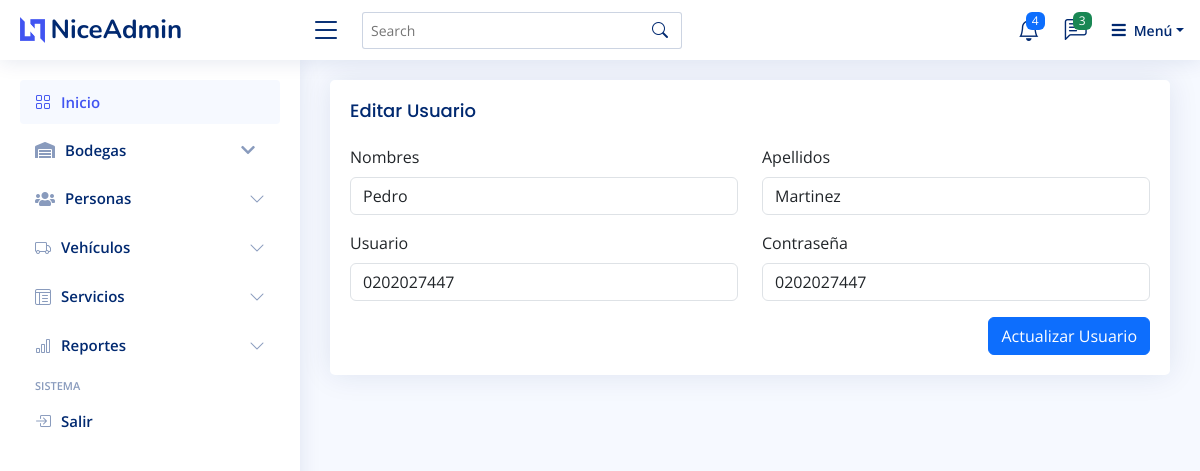
/app/?p=editar_usuario&id=2 (signed in), run on the app's committed database.
### tables this page shows
CREATE TABLE `usuarios` (
  `id_usuario` int(11) NOT NULL,
  `nombres` varchar(200) NOT NULL,
  `apellidos` varchar(200) NOT NULL,
  `username` varchar(250) NOT NULL,
  `password` varchar(250) NOT NULL,
  `nivel` int(1) NOT NULL
);

### app/editar_usuario.php (the view, shortened to what this page needs)
<?php
include_once 'conexion.php';
if(isset($_GET['id'])){
    $id = $_GET['id'];
    $sql = "SELECT * FROM usuarios WHERE id_usuario = ?";
    $query = $pdo->prepare($sql);
    $query->execute(array($id));
    $resultado = $query->fetch();
}
?>
<main id="main" class="main">
    <section class="section">
        <div class="row">
            <div class="col-lg-12">
                <div class="card">
                    <div class="card-body">
                        <h5 class="card-title">Editar Usuario</h5>
                        <form action="?p=editar_usuario" method="POST">
                            <div class="row">
                                <div class="col-md-6 mb-3">
                                    <label for="nombresCliente" class="form-label">Nombres</label>
                                    <input type="text" class="form-control" id="nombresCliente" name="nombres"
                                        value="<?php echo $resultado['nombres']; ?>">
                                </div>
                                <div class="col-md-6 mb-3">
                                    <label for="apellidosCliente" class="form-label">Apellidos</label>
                                    <input type="text" class="form-control" id="apellidosCliente" name="apellidos"
                                        value="<?php echo $resultado['apellidos']; ?>">
                                </div>
                            </div>
                            <div class="row">
                                <div class="col-md-6 mb-3">
                                    <label for="usernameCliente" class="form-label">Usuario</label>
                                    <input type="text" class="form-control" id="usernameCliente" name="username"
                                        value="<?php echo $resultado['username']; ?>">
                                </div>
                                <div class="col-md-6 mb-3">
                                    <label for="passwordCliente" class="form-label">Contraseña</label>
                                    <input type="text" class="form-control" id="passwordCliente" name="password"
                                        value="<?php echo $resultado['password']; ?>">
                                </div>
                            </div>
                            <div class="text-end">
                                <button type="submit" class="btn btn-primary">Actualizar Usuario</button>
                            </div>
                        </form>
                    </div>
                </div>
            </div>
    </section>
</main>

### app/assets/css/style.css (style rules this page uses)
:root { scroll-behavior: smooth; }
body { font-family: "Open Sans", sans-serif; background: #f6f9ff; color: #444444; }
h1, h2, h3, h4, h5, h6 { font-family: "Nunito", sans-serif; }
#main { margin-top: 60px; padding: 20px 30px; transition: all 0.3s; }
.card { margin-bottom: 30px; border: none; border-radius: 5px; box-shadow: 0px 0 30px rgba(1, 41, 112, 0.1); }
.card-title { padding: 20px 0 15px 0; font-size: 18px; font-weight: 500; color: #012970; font-family: "Poppins", sans-serif; }
.card-body { padding: 0 20px 20px 20px; }
@media (min-width: 1200px) { #main, #footer { margin-left: 300px; } }

### data on the page
usuarios: nombres "Pedro", apellidos "Martinez", username "0202027447", password "0202027447"
